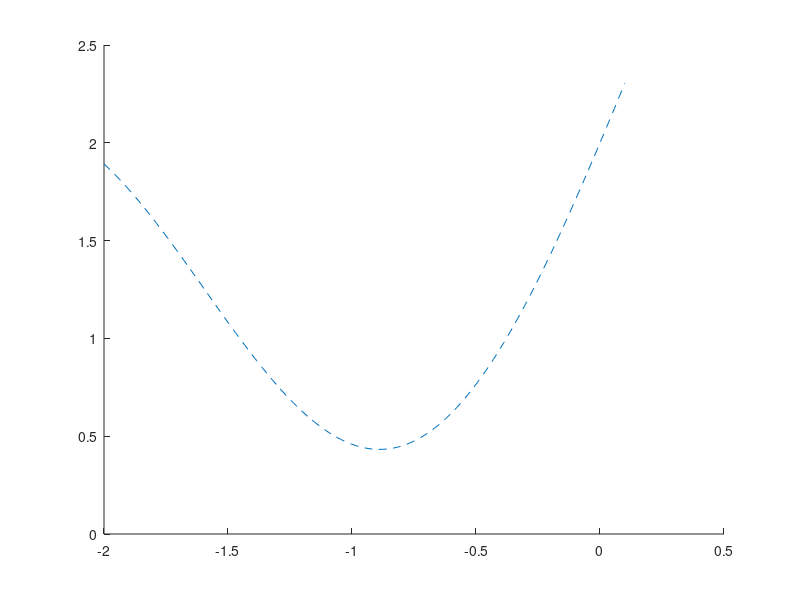

Write MATLAB code to recreate this figure. (Note: this script raises an error after producing the figure.)
clear
clc
close all

a = -2;
b = 0.1;
f = @(x) sin(2 * x) + exp(x) + 1;

% Esercizio 1
nodi = [-2, -1.25, -0.7, 0.1];
n_nodi = length(nodi);
degree = n_nodi - 1;

dominio_f = linspace(a, b, 100);
immagine_f = f(dominio_f);

immagine_nodi = f(nodi);

coeff_f = polyfit(nodi, immagine_nodi, degree);
imm_coeff = polyval(coeff_f, dominio_f);


% Esercizio 2
figure
hold on 

c = plot(dominio_f, immagine_f, '--', 'DisplayName', 'f(x)');
c.Color = 'blue';

c = plot(dominio_f, imm_coeff, 'DisplayName', 'p(x)');
c.Color = 'red';

c = plot(nodi, f(nodi), '*', 'DisplayName', 'nodi');
c.Color = 'black';

legend
grid on


% Esercizio 3
dominio_griglia = linspace(a, b, 1000);
immagine_griglia = f(dominio_griglia);

imm_coeff_griglia = polyval(coeff_f, dominio_griglia);

errore_ass_interp = norm(imm_coeff_griglia - immagine_griglia, inf)


% Esercizio 4
coeff_minimi_quadrati = polyfit(nodi, immagine_nodi, 2);
imm_coeff_minimi_quadrati = polyval(coeff_minimi_quadrati, dominio_f);

c = plot(dominio_f, imm_coeff_minimi_quadrati, '--', 'DisplayName', 'min. quadrati');
c.Color = '#00cc00';


% Esercizio 5
imm_coeff_minimi_quadrati_griglia = polyval(coeff_minimi_quadrati, dominio_griglia);
errore_ass_min_quadrati = norm(immagine_griglia - imm_coeff_minimi_quadrati_griglia, inf)
% E' peggiore di quella di prima

